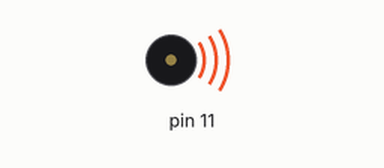
Simulated run of this sketch. Board: Arduino Uno, built with avr-gcc and run on an emulated ATmega328P. Shown: buzzer (waves = sounding).

Above: at 0.1 s.
Timing chart, 0 to 1.6 s (numbered marks = the images above):
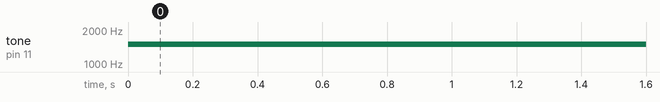

The sketch:

Buzzer.ino
```cpp
// Author: Rodrigo

// Resistor: 100 ohms.

void setup(){
  pinMode(11, OUTPUT);
}

void loop(){
  if(digitalRead(11)){
    noTone(11);
  }
  else{
    tone(11, 1500);
  }
  delay(2000);
}
```

Measured:
- by itself, tone on pin 11: silent → 1500 Hz at 0.00 s
